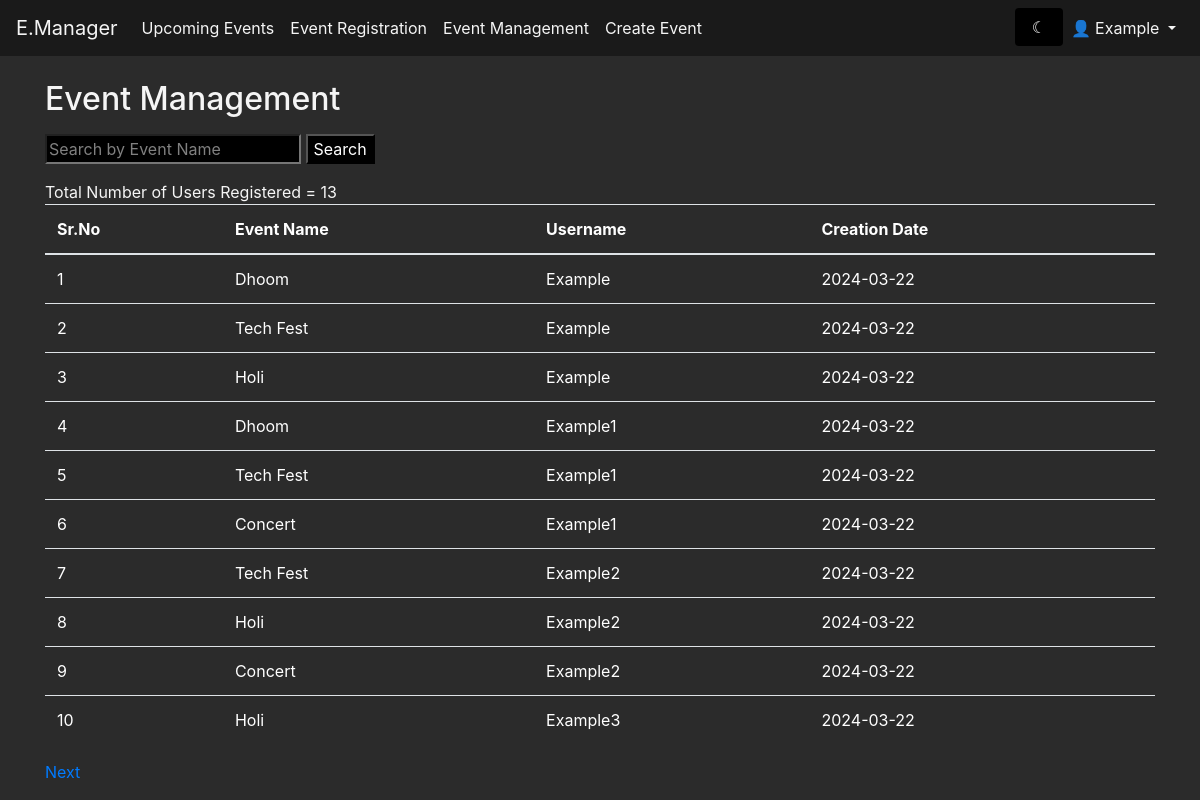
Screenshot of /event_manager (signed in) with the database file from the repository.
### modules/models.py (models this page shows, shortened)
class Registration(db.Model):
    id = db.Column(db.Integer, primary_key=True)
    user_id = db.Column(db.Integer, db.ForeignKey('user.id'))
    event_id = db.Column(db.Integer, db.ForeignKey('event.id'))
    date_created = db.Column(db.DateTime, default=datetime.utcnow)
    user = db.relationship('User', backref=db.backref('registrations', lazy=True))
    event = db.relationship('Event', backref=db.backref('registrations', lazy=True))

class Event(db.Model):
    id = db.Column(db.Integer, primary_key=True)
    title = db.Column(db.String(80), nullable=False)
    description = db.Column(db.String(200), nullable=False)
    date = db.Column(db.DateTime, nullable=False)
    location = db.Column(db.String(80), nullable=False)
    organizer_name = db.Column(db.String(80), nullable=True)
    creator_id = db.Column(db.Integer, db.ForeignKey('user.id'))
    creator = db.relationship('User', backref=db.backref('events', lazy=True))

### modules/event.py (the view, shortened to what this page needs)
@app.route('/event_manager', methods=['GET', 'POST'])
def event_manager():
    page = request.args.get('page', 1, type=int)
    reg = Registration.query.paginate(page=page, per_page=10, error_out=False)
    total_result = Registration.query.count()
    msg = get_flashed_messages()
    return render_template('event_manager.html', events=reg, msg=msg, total_result=total_result)

### modules/templates/event_manager.html (shortened to what this page needs)
<!DOCTYPE html>
<html lang="en" xmlns="http://www.w3.org/1999/html">
  <head>
    <link
      href="https://stackpath.bootstrapcdn.com/bootstrap/4.5.0/css/bootstrap.min.css"
      rel="stylesheet"
    />
    <link
      rel="stylesheet"
      href="{{url_for('static',filename='css/dashboard.css')}}"
    />
  </head>
  <body class="{{ session['theme'] }}">
    <nav class="navbar navbar-expand-lg navbar-light bg-light">
      <a class="navbar-brand" href="/event">E.Manager</a>
      <div class="collapse navbar-collapse" id="navbarNav">
        <ul class="navbar-nav">
          <li class="nav-item">
            <a class="nav-link" href="/event">Upcoming Events</a>
          </li>
          <li class="nav-item">
            <a class="nav-link" href="/event">Event Registration</a>
          </li>
          <li class="nav-item">
            <a class="nav-link" href="/event_manager">Event Management</a>
          </li>
          {% if 'role' in session and session['role'] == 'Admin' or 'role' in
          session and session['role'] == 'Co-Admin' %}
          <li class="nav-item">
            <a class="nav-link" href="/event/create">Create Event</a>
          </li>
          {% endif %}
        </ul>
        <ul class="navbar-nav ml-auto">
          <form action="/toggle_theme" method="post" id="toggle-theme-form">
            <input type="submit" class="form-control border-0" value="{% if session['theme'] == 'light-theme' %} &#9788 {% else %} &#9790 {% endif %}" />
          </form>
          {% if 'username' in session %}
          <li class="nav-item dropdown">
            <a
              class="nav-link dropdown-toggle"
              href="#"
              id="navbarDropdown"
              role="button"
              data-toggle="dropdown"
              aria-haspopup="true"
              aria-expanded="false"
            >
              👤 {{ session['username'] }}
            </a>
          </li>
          {% endif %}
        </ul>
      </div>
    </nav>
    <div class="container mt-4">
      <h2 class="mb-3">Event Management</h2>
      <form method="POST" class="mb-3">
        <input type="text" name="search" placeholder="Search by Event Name" />
        <input type="submit" value="Search" />
      </form>
      <a>Total Number of Users Registered = {{ total_result }} </a>
      <table class="table mb-3">
        <thead>
          <tr>
            <th>Sr.No</th>
            <th>Event Name</th>
            <th>Username</th>
            <th>Creation Date</th>
          </tr>
        </thead>
        <tbody id="userTable">
          {% for event in events %}
          <tr>
            <td>{{ event.id }}</td>
            <td>{{ event.event.title}}</td>
            <td>{{ event.user_id}}</td>
            <td>{{ event.date_created.strftime('%Y-%m-%d') }}</td>
          </tr>
          {% endfor %}
        </tbody>
      </table>
      <div class="pagination">
         {% if events.has_next %}
        <a href="{{ url_for('event_manager', page=events.next_num) }}">Next</a>
        {% endif %}
      </div>
    </div>
  </body>
</html>

### modules/static/css/dashboard.css (style rules this page uses)
body { background-color: #2b2b2b; color: #f5f5f5; }
.navbar { background-color: #1a1a1a !important; }
.nav-link, .dropdown-item { color: #f5f5f5 !important; }
.navbar-brand { color: #f5f5f5 !important; }
.container { background-color: #2b2b2b; }
table { color: #ffffff; }
th, td { color: #ffffff; }
input { background-color: #000000; color: #ffffff; }
::placeholder { color: #ffffff; opacity: 0.5; }
input, textarea { background-color: #000000 !important; color: #ffffff !important; }
::placeholder { color: #ffffff !important; opacity: 0.5 !important; }

### rows the page displays
Registration: id "1", event "Dhoom", user_id "Example", date_created "2024-03-22"
Registration: id "2", event "Tech Fest", user_id "Example", date_created "2024-03-22"
Registration: id "3", event "Holi", user_id "Example", date_created "2024-03-22"
Registration: id "4", event "Dhoom", user_id "Example1", date_created "2024-03-22"
Registration: id "5", event "Tech Fest", user_id "Example1", date_created "2024-03-22"
Registration: id "6", event "Concert", user_id "Example1", date_created "2024-03-22"
Registration: id "7", event "Tech Fest", user_id "Example2", date_created "2024-03-22"
Registration: id "8", event "Holi", user_id "Example2", date_created "2024-03-22"
Registration: id "9", event "Concert", user_id "Example2", date_created "2024-03-22"
Registration: id "10", event "Holi", user_id "Example3", date_created "2024-03-22"

### other values shown
{{ session['username'] }} "Example"
{{ total_result }} "13"
